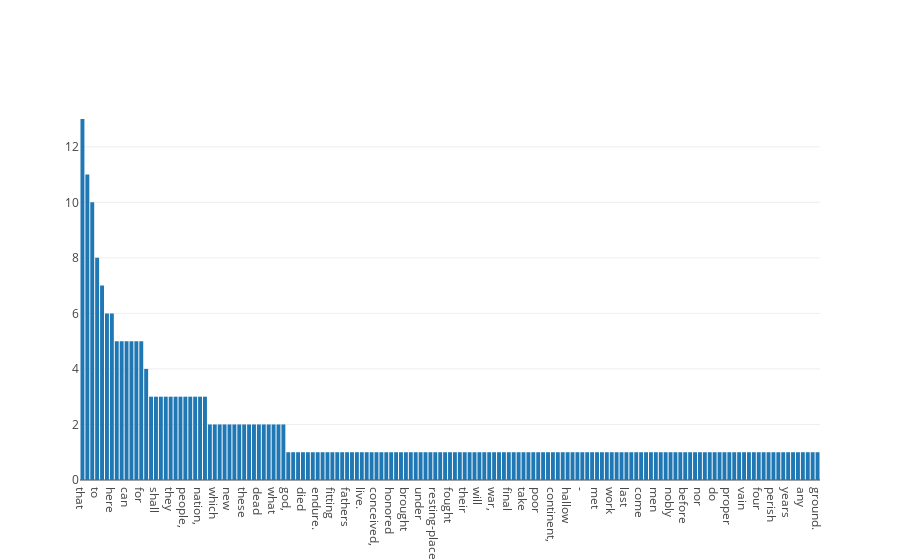

Notebook cell for this chart:
### Markdown cell above
### Draw bar graph

Use the two pieces of our sorted frequencies as `x` and `y` values for the bar graph.

### Code cell
val words = mostToFewest.map(frequency => frequency._1)
val counts = mostToFewest.map(frequency => frequency._2)

val zipf = Vector(
  Bar(x = words, y = counts)
)
plot(zipf)

### Figure 1 — Plotly figure (JSON) as saved in the notebook; plotly's stock layout.template omitted (floating-point values rounded to 4 significant figures; data arrays with more than 128 entries replaced by an {"elided": "..."} marker saying what was removed)
{"data": [{"type": "bar", "x": {"elided": "151 str values"}, "y": {"elided": "151 int values"}}], "layout": {}}
